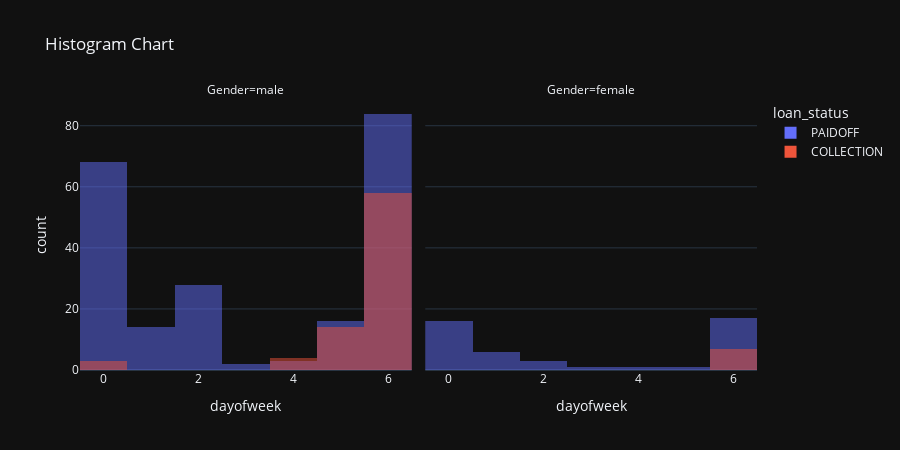

Here is the notebook cell this chart was saved with:
### Markdown cell above
### Let's look at the day of the week people get the loan

### Code cell
df['dayofweek'] = df['effective_date'].dt.dayofweek
fig2 = px.histogram(df, x='dayofweek', color='loan_status', facet_col='Gender',
                    title='Histogram Chart', height=450,
                   template='plotly_dark', barmode='overlay')
# fig2.update_xaxes(categoryorder='total descending')
fig2.show()

### Figure 1 — Plotly figure (JSON) as saved in the notebook; plotly's stock layout.template omitted (floating-point values rounded to 4 significant figures; data arrays with more than 128 entries replaced by an {"elided": "..."} marker saying what was removed)
{"data": [{"alignmentgroup": "True", "bingroup": "x", "hovertemplate": "loan_status=PAIDOFF<br>Gender=male<br>dayofweek=%{x}<br>count=%{y}<extra></extra>", "legendgroup": "PAIDOFF", "marker": {"color": "#636efa", "opacity": 0.5}, "name": "PAIDOFF", "offsetgroup": "PAIDOFF", "orientation": "v", "showlegend": true, "type": "histogram", "x": {"elided": "215 int values"}, "xaxis": "x", "yaxis": "y"}, {"alignmentgroup": "True", "bingroup": "x", "hovertemplate": "loan_status=PAIDOFF<br>Gender=female<br>dayofweek=%{x}<br>count=%{y}<extra></extra>", "legendgroup": "PAIDOFF", "marker": {"color": "#636efa", "opacity": 0.5}, "name": "PAIDOFF", "offsetgroup": "PAIDOFF", "orientation": "v", "showlegend": false, "type": "histogram", "x": [3, 4, 5, 6, 6, 6, 6, 6, 6, 6, 6, 6, 6, 6, 6, 6, 6, 6, 6, 6, 0, 0, 0, 0, 0, 0, 0, 0, 0, 0, 0, 0, 0, 0, 0, 0, 1, 1, 1, 1, 1, 1, 2, 2, 2], "xaxis": "x2", "yaxis": "y2"}, {"alignmentgroup": "True", "bingroup": "x", "hovertemplate": "loan_status=COLLECTION<br>Gender=male<br>dayofweek=%{x}<br>count=%{y}<extra></extra>", "legendgroup": "COLLECTION", "marker": {"color": "#EF553B", "opacity": 0.5}, "name": "COLLECTION", "offsetgroup": "COLLECTION", "orientation": "v", "showlegend": true, "type": "histogram", "x": [4, 4, 4, 4, 5, 5, 5, 5, 5, 5, 5, 5, 5, 5, 5, 5, 5, 5, 6, 6, 6, 6, 6, 6, 6, 6, 6, 6, 6, 6, 6, 6, 6, 6, 6, 6, 6, 6, 6, 6, 6, 6, 6, 6, 6, 6, 6, 6, 6, 6, 6, 6, 6, 6, 6, 6, 6, 6, 6, 6, 6, 6, 6, 6, 6, 6, 6, 6, 6, 6, 6, 6, 6, 6, 6, 6, 0, 0, 0], "xaxis": "x", "yaxis": "y"}, {"alignmentgroup": "True", "bingroup": "x", "hovertemplate": "loan_status=COLLECTION<br>Gender=female<br>dayofweek=%{x}<br>count=%{y}<extra></extra>", "legendgroup": "COLLECTION", "marker": {"color": "#EF553B", "opacity": 0.5}, "name": "COLLECTION", "offsetgroup": "COLLECTION", "orientation": "v", "showlegend": false, "type": "histogram", "x": [6, 6, 6, 6, 6, 6, 6], "xaxis": "x2", "yaxis": "y2"}], "layout": {"annotations": [{"font": {}, "showarrow": false, "text": "Gender=male", "x": 0.245, "xanchor": "center", "xref": "paper", "y": 1, "yanchor": "bottom", "yref": "paper"}, {"font": {}, "showarrow": false, "text": "Gender=female", "x": 0.755, "xanchor": "center", "xref": "paper", "y": 1, "yanchor": "bottom", "yref": "paper"}], "barmode": "overlay", "height": 450, "legend": {"title": {"text": "loan_status"}, "tracegroupgap": 0}, "title": {"text": "Histogram Chart"}, "xaxis": {"anchor": "y", "domain": [0, 0.49], "title": {"text": "dayofweek"}}, "xaxis2": {"anchor": "y2", "domain": [0.51, 1], "matches": "x", "title": {"text": "dayofweek"}}, "yaxis": {"anchor": "x", "domain": [0, 1], "title": {"text": "count"}}, "yaxis2": {"anchor": "x2", "domain": [0, 1], "matches": "y", "showticklabels": false}}}
